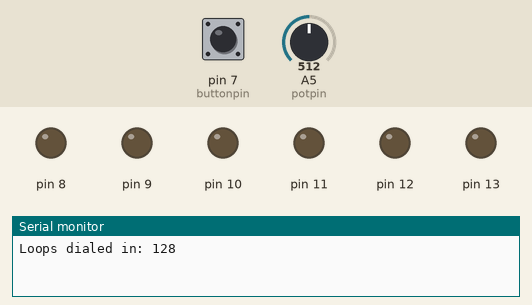
A sketch run on a simulated Arduino Uno, built with avr-gcc and run on an emulated ATmega328P. On the bench: output pins drawn as LEDs (lit = HIGH), the last lines printed to the serial monitor. The inputs (shaded band) are chosen by the test bench; at power-on: pin 7 (buttonpin) LOW, A5 (potpin) = 512. Random numbers use the default seed unless the sketch sets one.

Above: at 1.2 s.
1.3 s: pin 7 (buttonpin) pulled HIGH for 0.15 s
At 2.0 s:
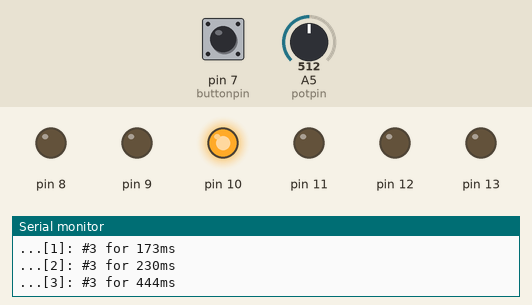
At 12.5 s:
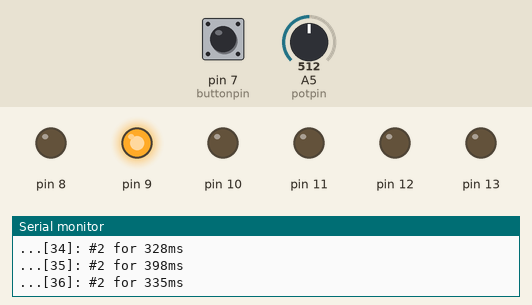
Timing chart, 0 to 13.3 s (numbered marks = the images above; inputs shaded):
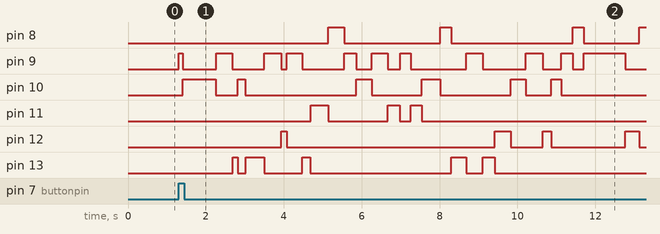

The sketch:

button_led.ino
```cpp
int potpin = 5;
int buttonpin = 7;
int buttonstate = 0;

int old_state = 0; // last pot reading
int new_state = 0; // newest pot reading

int num_leds = 6;
int wait = 0;
int i = 0;
int led = 0;

int divisor = 4; // divide the input for smaller loops

int ledcount[6] = {0,0,0,0,0,0};  // stats counter
float blinks = 0; // stat counter

void setup() {
    pinMode(buttonpin, INPUT);
    pinMode(potpin, INPUT);

    /* assume the LEDs start at pin 8 and assign them as outputs */
    for (i=0;i<num_leds;i++)
    {
        pinMode(i+8, OUTPUT);
    }

    Serial.begin(9600);
    new_state = analogRead(potpin)/divisor;
    old_state = new_state;
    Serial.print("Loops dialed in: ");
    Serial.println(new_state);
}

void lightLed(int led, int length)
{
    digitalWrite(led, HIGH);
    delay(length);
    digitalWrite(led, LOW);
}

void loop()
{
    new_state = analogRead(potpin)/divisor; // pot values 0-1023, make the value smaller
    delay(100); // let the pot settle down a bit so we don't spam the console
    if (new_state != old_state)
    {
        old_state = new_state;
        Serial.println(new_state);
    }

    buttonstate = digitalRead(buttonpin);

    if (buttonstate == HIGH) // user pressed the button, run the loop
    {
        Serial.print("Running ");
        Serial.print(new_state);
        Serial.println(" loops...");
        for (i=0;i<new_state;i++)
        {
            wait = random(100,500); // LEDs are lit for random lengths
            led = random(1,num_leds+1); // pick a random LED to light up
            Serial.print("...[");
            Serial.print(i);
            Serial.print("]: #");
            Serial.print(led);
            Serial.print(" for ");
            Serial.print(wait);
            Serial.println("ms");
            lightLed(led+7, wait); // blink the led
            ledcount[led-1]++; // increment LED counter
            blinks++; // increment total blink counter
        }
        Serial.println("...done!");

        /* display some statistics */
        Serial.print("Counts (");
        Serial.print(blinks);
        Serial.print(" blinks): ");
        for (i=0; i<num_leds; i++)
        {
            Serial.print("#");
            Serial.print(i+1);
            Serial.print(" : ");
            Serial.print(ledcount[i]);
            Serial.print(" (");
            Serial.print(ledcount[i]/blinks * 100);
            Serial.print("%)");
            Serial.print(" | ");
        }
        Serial.println();
        blinks = 0;             // reset the counters
        memset(ledcount, 0, sizeof(ledcount));;   // reset counters
    }
}
```

Measured:
- after the input at 1.3 s, pin 8: goes HIGH 0.40 s, LOW 2.5 s, HIGH 0.29 s, LOW 3.1 s, HIGH 0.28 s, LOW 1.4 s, then HIGH, starting after 3.8 s; pin 9: LOW → HIGH at once, → LOW 0.11 s later, → HIGH 0.85 s later, → LOW 0.42 s later, … (22 changes in this stretch)
